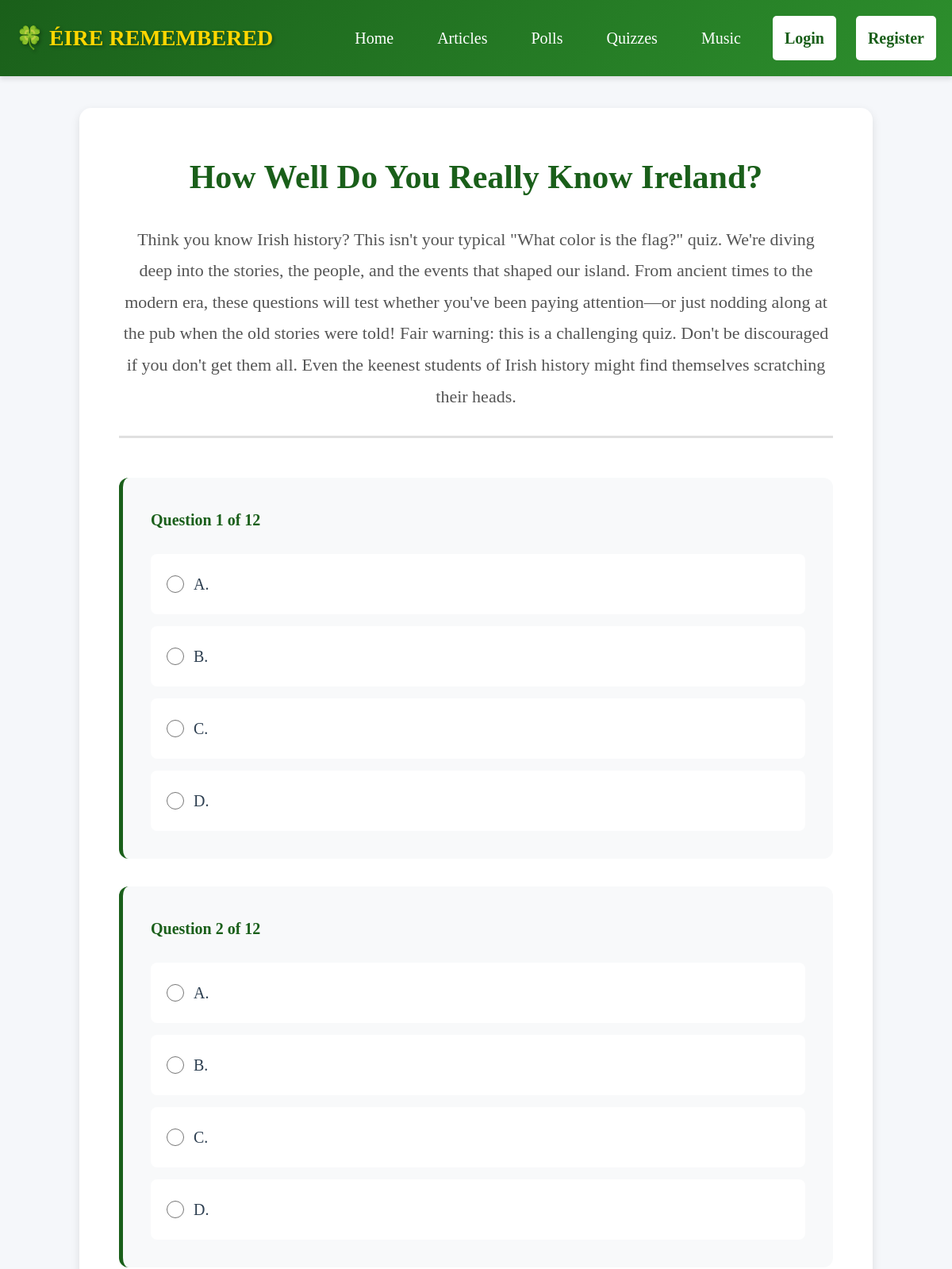
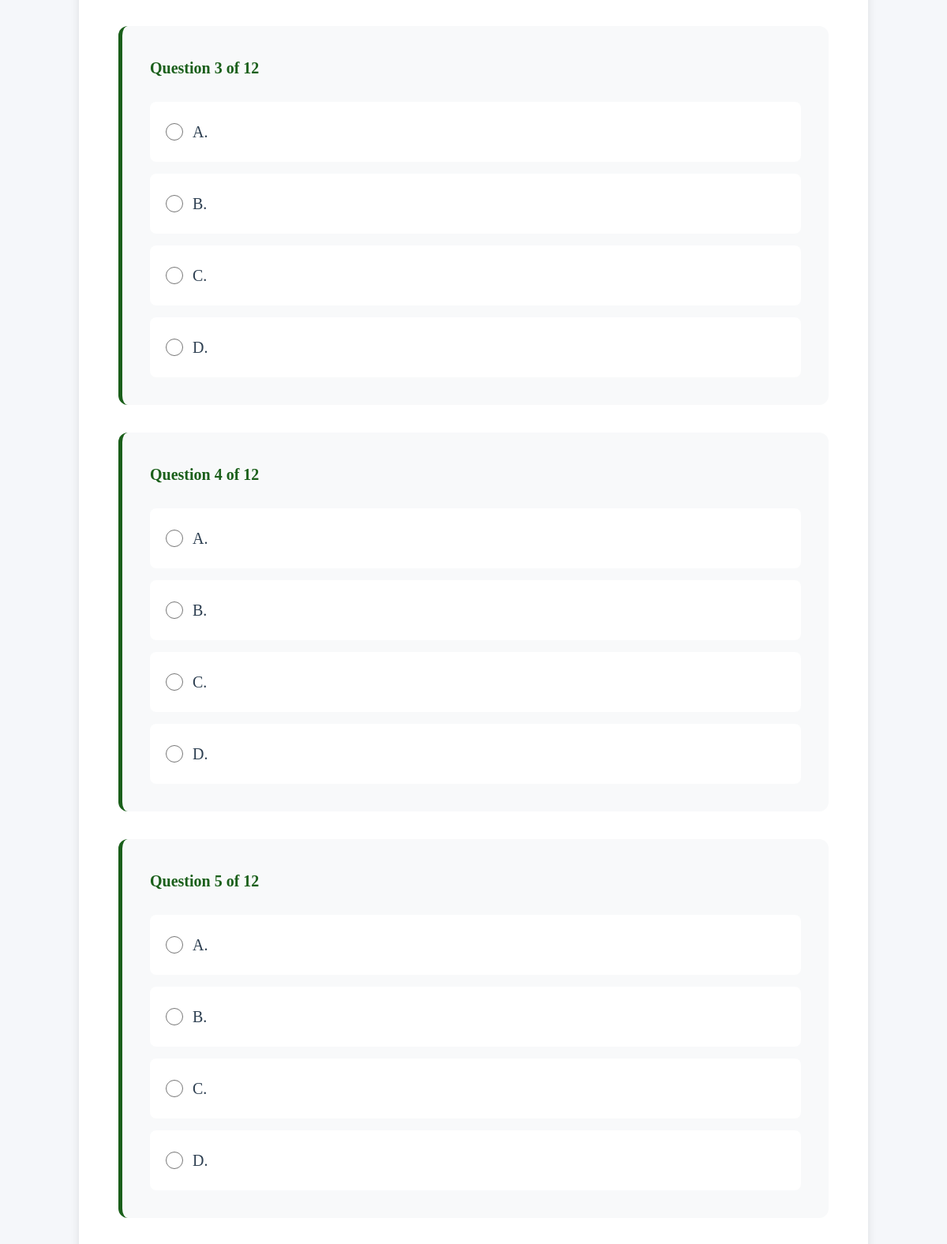
The app's page /quiz/1 (upper part) with its own data (2 pictures, top to bottom).
### tables this page shows
CREATE TABLE quizzes (
                id INTEGER PRIMARY KEY AUTOINCREMENT,
                author_id INTEGER NOT NULL,
                title TEXT NOT NULL,
                description TEXT,
                category TEXT DEFAULT 'General Knowledge',
                difficulty TEXT DEFAULT 'Medium',
                time_limit INTEGER DEFAULT 0,
                pass_percentage INTEGER DEFAULT 60,
                is_featured INTEGER DEFAULT 0,
                is_active INTEGER DEFAULT 1,
                created_at TIMESTAMP DEFAULT CURRENT_TIMESTAMP, final_note TEXT,
                FOREIGN KEY (author_id) REFERENCES users(id) ON DELETE CASCADE,
                CONSTRAINT check_difficulty CHECK (difficulty IN ('Easy', 'Medium', 'Hard', 'Expert'))
            );

CREATE TABLE quiz_questions (
                id INTEGER PRIMARY KEY AUTOINCREMENT,
                quiz_id INTEGER NOT NULL,
                question_text TEXT NOT NULL,
                question_type TEXT DEFAULT 'multiple_choice',
                points INTEGER DEFAULT 1,
                display_order INTEGER DEFAULT 0,
                explanation TEXT, image_path TEXT,
                FOREIGN KEY (quiz_id) REFERENCES quizzes(id) ON DELETE CASCADE,
                CONSTRAINT check_type CHECK (question_type IN ('multiple_choice', 'true_false', 'short_answer'))
            );

### eire_web_app.py (the view, shortened to what this page needs)
@app.route('/quiz/<int:quiz_id>', methods=['GET', 'POST'])
def quiz_detail(quiz_id):
    db = get_db()
    quiz = db.execute('SELECT * FROM quizzes WHERE id = ?', (quiz_id,)).fetchone()
    if not quiz:
        db.close()
        flash('Quiz not found', 'danger')
        return redirect(url_for('quizzes'))
    questions = db.execute(
        'SELECT * FROM quiz_questions WHERE quiz_id = ? ORDER BY id',
        (quiz_id,)
    ).fetchall()
    db.close()
    return render_template('quiz_detail.html', quiz=quiz, questions=questions)

### eire_web_app.py (called while the page is built)
def get_db():
    db = sqlite3.connect(DATABASE)
    db.row_factory = sqlite3.Row
    return db

### templates/quiz_detail.html (shortened to what this page needs)
{% extends "base.html" %}
{% block content %}
<div class="container">
    <div class="quiz-detail">
        <div class="quiz-header">
            <h1>{{ quiz.title }}</h1>
            <p class="quiz-description-large">{{ quiz.description }}</p>
        </div>
        <form method="POST" class="quiz-form">
            {% for question in questions %}
            <div class="quiz-question">
                <h3 class="question-number">Question {{ loop.index }} of {{ questions|length }}</h3>
                <div class="question-options">
                    <label class="question-option">
                        <input type="radio" name="question_{{ question.id }}" value="A" required>
                        <span>A. {{ question.option_a }}</span>
                    </label>
                    <label class="question-option">
                        <input type="radio" name="question_{{ question.id }}" value="B" required>
                        <span>B. {{ question.option_b }}</span>
                    </label>
                    <label class="question-option">
                        <input type="radio" name="question_{{ question.id }}" value="C" required>
                        <span>C. {{ question.option_c }}</span>
                    </label>
                    <label class="question-option">
                        <input type="radio" name="question_{{ question.id }}" value="D" required>
                        <span>D. {{ question.option_d }}</span>
                    </label>
                </div>
            </div>
            {% endfor %}
        </form>
    </div>
</div>
{% endblock %}

### static/style.css (style rules this page uses)
* { margin: 0; padding: 0; box-sizing: border-box; }
body { font-family: Georgia, 'Times New Roman', serif; font-size: 20px; line-height: 1.8; color: #2c3e50; background-color: #f5f7fa; }
.container { max-width: 1200px; margin: 0 auto; padding: 0 20px; }
.quiz-detail { background: white; padding: 50px; border-radius: 15px; box-shadow: 0 4px 12px rgba(0,0,0,0.1); max-width: 1000px; margin: 0 auto; }
.quiz-header { margin-bottom: 50px; text-align: center; padding-bottom: 30px; border-bottom: 3px solid #e0e0e0; }
.quiz-header h1 { font-size: 42px; color: #1a5f1a; margin-bottom: 20px; }
.quiz-description-large { font-size: 22px; color: #555; }
.quiz-form { margin-bottom: 40px; }
.quiz-question { background: #f8f9fa; padding: 35px; border-radius: 12px; margin-bottom: 35px; border-left: 5px solid #1a5f1a; }
.question-number { font-size: 20px; color: #1a5f1a; margin-bottom: 15px; }
.question-options { display: flex; flex-direction: column; gap: 15px; }
.question-option { display: flex; align-items: center; padding: 18px; background: white; border-radius: 8px; cursor: pointer; transition: all 0.3s; border: 2px solid transparent; }
.question-option input[type="radio"] { width: 22px; height: 22px; margin-right: 12px; cursor: pointer; }
.question-option span { font-size: 20px; color: #2c3e50; }

### records on screen
quizzes: title "How Well Do You Really Know Ireland?", description "Think you know Irish history? This isn't your typical \"What color is the flag?\" quiz. We're diving deep into the stories, the people, and the events that shaped our island. From ancient times to the modern era, these questions will test whether you've been paying attention—or just nodding along at the pub when the old stories were told! Fair warning: this is a challenging quiz. Don't be discouraged if you don't get them all. Even the keenest students of Irish history might find themselves scratching their heads."
quiz_questions: questions "12"
quiz_questions: questions "12"
quiz_questions: questions "12"
quiz_questions: questions "12"
quiz_questions: questions "12"
